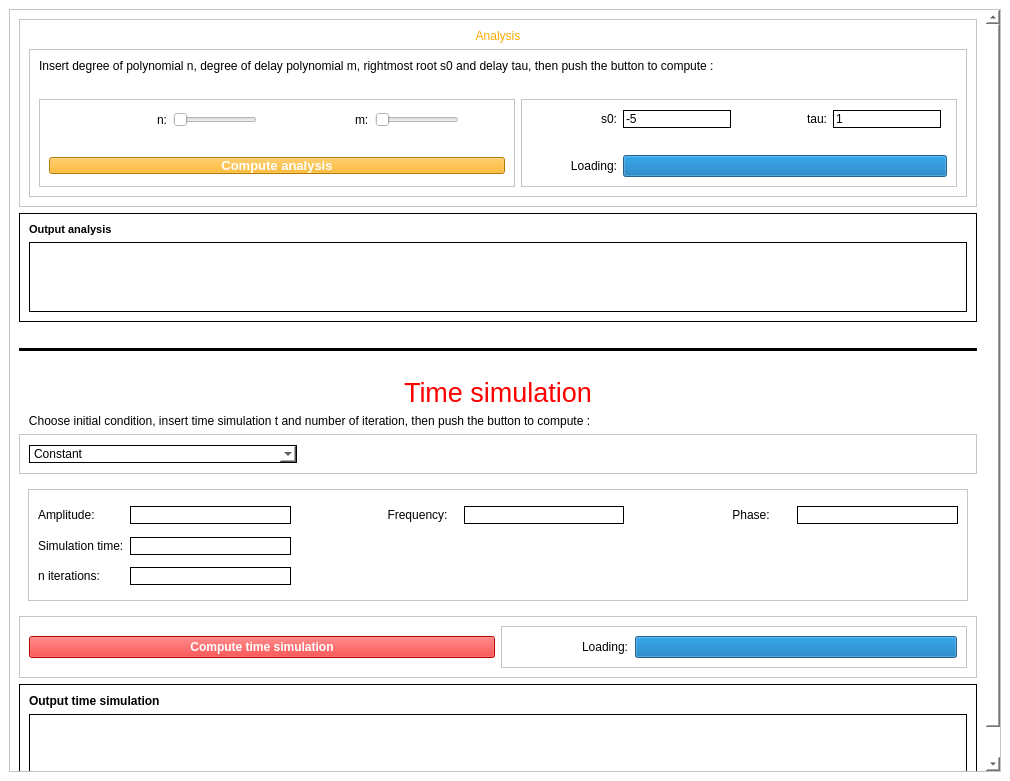
<?xml version="1.0" encoding="UTF-8"?>
<ui version="4.0">
 <class>MainWindow</class>
 <widget class="QMainWindow" name="MainWindow">
  <property name="geometry">
   <rect>
    <x>0</x>
    <y>0</y>
    <width>1010</width>
    <height>781</height>
   </rect>
  </property>
  <property name="font">
   <font>
    <weight>75</weight>
    <bold>true</bold>
   </font>
  </property>
  <property name="windowTitle">
   <string>MainWindow</string>
  </property>
  <property name="styleSheet">
   <string notr="true">background-color: rgb(255, 255, 255);</string>
  </property>
  <widget class="QWidget" name="centralwidget">
   <layout class="QVBoxLayout" name="verticalLayout">
    <item>
     <widget class="QScrollArea" name="scrollArea">
      <property name="widgetResizable">
       <bool>true</bool>
      </property>
      <widget class="QWidget" name="scrollAreaWidgetContents_2">
       <property name="geometry">
        <rect>
         <x>0</x>
         <y>0</y>
         <width>965</width>
         <height>979</height>
        </rect>
       </property>
       <layout class="QVBoxLayout" name="verticalLayout_7">
        <item>
         <widget class="QFrame" name="frame">
          <property name="contextMenuPolicy">
           <enum>Qt::NoContextMenu</enum>
          </property>
          <property name="styleSheet">
           <string notr="true">font: 20pt &quot;MS Shell Dlg 2&quot;;
padding: 0;
</string>
          </property>
          <property name="frameShape">
           <enum>QFrame::StyledPanel</enum>
          </property>
          <property name="frameShadow">
           <enum>QFrame::Raised</enum>
          </property>
          <layout class="QVBoxLayout" name="verticalLayout_2" stretch="0,0">
           <item>
            <widget class="QLabel" name="label">
             <property name="layoutDirection">
              <enum>Qt::LeftToRight</enum>
             </property>
             <property name="styleSheet">
              <string notr="true">color: rgb(255, 170, 0);

</string>
             </property>
             <property name="text">
              <string>Analysis</string>
             </property>
             <property name="alignment">
              <set>Qt::AlignCenter</set>
             </property>
            </widget>
           </item>
           <item>
            <widget class="QFrame" name="frame_2">
             <property name="styleSheet">
              <string notr="true">padding: 0;</string>
             </property>
             <property name="frameShape">
              <enum>QFrame::StyledPanel</enum>
             </property>
             <property name="frameShadow">
              <enum>QFrame::Raised</enum>
             </property>
             <layout class="QGridLayout" name="gridLayout">
              <item row="0" column="0" colspan="2">
               <widget class="QLabel" name="label_2">
                <property name="styleSheet">
                 <string notr="true">font: 9pt &quot;MS Shell Dlg 2&quot;;
</string>
                </property>
                <property name="text">
                 <string>Insert degree of polynomial n, degree of delay polynomial m, rightmost root s0 and delay tau, then push the button to compute :</string>
                </property>
               </widget>
              </item>
              <item row="2" column="1">
               <widget class="QFrame" name="frame_4">
                <property name="styleSheet">
                 <string notr="true"/>
                </property>
                <property name="frameShape">
                 <enum>QFrame::StyledPanel</enum>
                </property>
                <property name="frameShadow">
                 <enum>QFrame::Raised</enum>
                </property>
                <layout class="QGridLayout" name="gridLayout_3">
                 <item row="0" column="4">
                  <widget class="QLabel" name="label_6">
                   <property name="styleSheet">
                    <string notr="true">font: 8pt &quot;MS Shell Dlg 2&quot;;</string>
                   </property>
                   <property name="text">
                    <string>tau:</string>
                   </property>
                  </widget>
                 </item>
                 <item row="0" column="1">
                  <widget class="QLabel" name="label_5">
                   <property name="styleSheet">
                    <string notr="true">font: 8pt &quot;MS Shell Dlg 2&quot;;</string>
                   </property>
                   <property name="text">
                    <string>s0:</string>
                   </property>
                  </widget>
                 </item>
                 <item row="0" column="0">
                  <spacer name="horizontalSpacer_7">
                   <property name="orientation">
                    <enum>Qt::Horizontal</enum>
                   </property>
                   <property name="sizeHint" stdset="0">
                    <size>
                     <width>40</width>
                     <height>20</height>
                    </size>
                   </property>
                  </spacer>
                 </item>
                 <item row="0" column="3">
                  <spacer name="horizontalSpacer_4">
                   <property name="orientation">
                    <enum>Qt::Horizontal</enum>
                   </property>
                   <property name="sizeHint" stdset="0">
                    <size>
                     <width>40</width>
                     <height>20</height>
                    </size>
                   </property>
                  </spacer>
                 </item>
                 <item row="0" column="5">
                  <widget class="QLineEdit" name="lineEdit_2">
                   <property name="focusPolicy">
                    <enum>Qt::NoFocus</enum>
                   </property>
                   <property name="styleSheet">
                    <string notr="true">font: 8pt &quot;MS Shell Dlg 2&quot;;
border: 1px solid black;</string>
                   </property>
                   <property name="text">
                    <string>1</string>
                   </property>
                  </widget>
                 </item>
                 <item row="0" column="2">
                  <widget class="QLineEdit" name="lineEdit">
                   <property name="focusPolicy">
                    <enum>Qt::NoFocus</enum>
                   </property>
                   <property name="styleSheet">
                    <string notr="true">font: 8pt &quot;MS Shell Dlg 2&quot;;
border: 1px solid black;</string>
                   </property>
                   <property name="text">
                    <string>-5</string>
                   </property>
                  </widget>
                 </item>
                 <item row="2" column="2" colspan="5">
                  <widget class="QProgressBar" name="progressBar">
                   <property name="styleSheet">
                    <string notr="true">font: 8pt &quot;MS Shell Dlg 2&quot;;
progressBar::chunk{background-color:orange}
</string>
                   </property>
                   <property name="value">
                    <number>100</number>
                   </property>
                   <property name="textVisible">
                    <bool>false</bool>
                   </property>
                  </widget>
                 </item>
                 <item row="2" column="0" colspan="2">
                  <widget class="QLabel" name="label_7">
                   <property name="styleSheet">
                    <string notr="true">font: 8pt &quot;MS Shell Dlg 2&quot;;</string>
                   </property>
                   <property name="text">
                    <string>Loading:</string>
                   </property>
                   <property name="alignment">
                    <set>Qt::AlignRight|Qt::AlignTrailing|Qt::AlignVCenter</set>
                   </property>
                  </widget>
                 </item>
                 <item row="1" column="3">
                  <spacer name="horizontalSpacer_8">
                   <property name="orientation">
                    <enum>Qt::Horizontal</enum>
                   </property>
                   <property name="sizeHint" stdset="0">
                    <size>
                     <width>40</width>
                     <height>20</height>
                    </size>
                   </property>
                  </spacer>
                 </item>
                </layout>
               </widget>
              </item>
              <item row="1" column="0">
               <spacer name="horizontalSpacer_9">
                <property name="orientation">
                 <enum>Qt::Horizontal</enum>
                </property>
                <property name="sizeHint" stdset="0">
                 <size>
                  <width>40</width>
                  <height>20</height>
                 </size>
                </property>
               </spacer>
              </item>
              <item row="2" column="0">
               <widget class="QFrame" name="frame_3">
                <property name="styleSheet">
                 <string notr="true"/>
                </property>
                <property name="frameShape">
                 <enum>QFrame::StyledPanel</enum>
                </property>
                <property name="frameShadow">
                 <enum>QFrame::Raised</enum>
                </property>
                <layout class="QGridLayout" name="gridLayout_2" rowstretch="0,0,0,0" columnstretch="0,0,0,0,0,0,0,0">
                 <item row="1" column="3">
                  <spacer name="horizontalSpacer">
                   <property name="orientation">
                    <enum>Qt::Horizontal</enum>
                   </property>
                   <property name="sizeHint" stdset="0">
                    <size>
                     <width>40</width>
                     <height>20</height>
                    </size>
                   </property>
                  </spacer>
                 </item>
                 <item row="3" column="0" colspan="8">
                  <widget class="QPushButton" name="pushButton">
                   <property name="font">
                    <font>
                     <family>MS Shell Dlg 2</family>
                     <pointsize>10</pointsize>
                     <weight>75</weight>
                     <italic>false</italic>
                     <bold>true</bold>
                    </font>
                   </property>
                   <property name="styleSheet">
                    <string notr="true">font: 10pt &quot;MS Shell Dlg 2&quot;;
font-weight: bold;
background-color: rgb(255, 170, 0);
color: white;
</string>
                   </property>
                   <property name="text">
                    <string>Compute analysis</string>
                   </property>
                   <property name="autoDefault">
                    <bool>false</bool>
                   </property>
                   <property name="default">
                    <bool>false</bool>
                   </property>
                   <property name="flat">
                    <bool>false</bool>
                   </property>
                  </widget>
                 </item>
                 <item row="1" column="1">
                  <widget class="QLabel" name="label_4">
                   <property name="styleSheet">
                    <string notr="true">font: 8pt &quot;MS Shell Dlg 2&quot;;</string>
                   </property>
                   <property name="text">
                    <string>n:</string>
                   </property>
                  </widget>
                 </item>
                 <item row="1" column="4">
                  <spacer name="horizontalSpacer_3">
                   <property name="orientation">
                    <enum>Qt::Horizontal</enum>
                   </property>
                   <property name="sizeHint" stdset="0">
                    <size>
                     <width>40</width>
                     <height>20</height>
                    </size>
                   </property>
                  </spacer>
                 </item>
                 <item row="1" column="5">
                  <widget class="QLabel" name="label_3">
                   <property name="styleSheet">
                    <string notr="true">font: 8pt &quot;MS Shell Dlg 2&quot;;</string>
                   </property>
                   <property name="frameShadow">
                    <enum>QFrame::Sunken</enum>
                   </property>
                   <property name="text">
                    <string>m:</string>
                   </property>
                   <property name="alignment">
                    <set>Qt::AlignLeading|Qt::AlignLeft|Qt::AlignVCenter</set>
                   </property>
                  </widget>
                 </item>
                 <item row="2" column="2">
                  <spacer name="horizontalSpacer_5">
                   <property name="orientation">
                    <enum>Qt::Horizontal</enum>
                   </property>
                   <property name="sizeHint" stdset="0">
                    <size>
                     <width>40</width>
                     <height>20</height>
                    </size>
                   </property>
                  </spacer>
                 </item>
                 <item row="1" column="0">
                  <spacer name="horizontalSpacer_2">
                   <property name="orientation">
                    <enum>Qt::Horizontal</enum>
                   </property>
                   <property name="sizeHint" stdset="0">
                    <size>
                     <width>102</width>
                     <height>20</height>
                    </size>
                   </property>
                  </spacer>
                 </item>
                 <item row="1" column="7">
                  <spacer name="horizontalSpacer_6">
                   <property name="orientation">
                    <enum>Qt::Horizontal</enum>
                   </property>
                   <property name="sizeHint" stdset="0">
                    <size>
                     <width>40</width>
                     <height>20</height>
                    </size>
                   </property>
                  </spacer>
                 </item>
                 <item row="1" column="6">
                  <widget class="QSlider" name="horizontalSlider_2">
                   <property name="orientation">
                    <enum>Qt::Horizontal</enum>
                   </property>
                  </widget>
                 </item>
                 <item row="1" column="2">
                  <widget class="QSlider" name="horizontalSlider">
                   <property name="maximum">
                    <number>7</number>
                   </property>
                   <property name="orientation">
                    <enum>Qt::Horizontal</enum>
                   </property>
                  </widget>
                 </item>
                </layout>
               </widget>
              </item>
             </layout>
            </widget>
           </item>
          </layout>
         </widget>
        </item>
        <item>
         <widget class="QFrame" name="frame_5">
          <property name="styleSheet">
           <string notr="true">border: 1px solid black;</string>
          </property>
          <property name="frameShape">
           <enum>QFrame::StyledPanel</enum>
          </property>
          <property name="frameShadow">
           <enum>QFrame::Raised</enum>
          </property>
          <layout class="QVBoxLayout" name="verticalLayout_3">
           <item>
            <widget class="QLabel" name="label_13">
             <property name="font">
              <font>
               <family>MS Shell Dlg 2</family>
               <pointsize>8</pointsize>
               <weight>75</weight>
               <italic>false</italic>
               <bold>true</bold>
              </font>
             </property>
             <property name="styleSheet">
              <string notr="true">border: none;
font: 75 8pt &quot;MS Shell Dlg 2&quot;;
font-weight: bold;</string>
             </property>
             <property name="text">
              <string>Output analysis</string>
             </property>
            </widget>
           </item>
           <item>
            <widget class="QGraphicsView" name="graphicsView"/>
           </item>
          </layout>
         </widget>
        </item>
        <item>
         <spacer name="horizontalSpacer_13">
          <property name="orientation">
           <enum>Qt::Horizontal</enum>
          </property>
          <property name="sizeHint" stdset="0">
           <size>
            <width>40</width>
            <height>20</height>
           </size>
          </property>
         </spacer>
        </item>
        <item>
         <widget class="Line" name="line">
          <property name="frameShadow">
           <enum>QFrame::Plain</enum>
          </property>
          <property name="lineWidth">
           <number>5</number>
          </property>
          <property name="orientation">
           <enum>Qt::Horizontal</enum>
          </property>
         </widget>
        </item>
        <item>
         <spacer name="horizontalSpacer_14">
          <property name="orientation">
           <enum>Qt::Horizontal</enum>
          </property>
          <property name="sizeHint" stdset="0">
           <size>
            <width>40</width>
            <height>20</height>
           </size>
          </property>
         </spacer>
        </item>
        <item>
         <widget class="QLabel" name="label_8">
          <property name="font">
           <font>
            <pointsize>20</pointsize>
           </font>
          </property>
          <property name="styleSheet">
           <string notr="true">color: rgb(255, 0, 0);</string>
          </property>
          <property name="text">
           <string>Time simulation</string>
          </property>
          <property name="alignment">
           <set>Qt::AlignCenter</set>
          </property>
         </widget>
        </item>
        <item>
         <widget class="QLabel" name="label_9">
          <property name="text">
           <string>   Choose initial condition, insert time simulation t and number of iteration, then push the button to compute :</string>
          </property>
         </widget>
        </item>
        <item>
         <widget class="QFrame" name="frame_10">
          <property name="frameShape">
           <enum>QFrame::StyledPanel</enum>
          </property>
          <property name="frameShadow">
           <enum>QFrame::Raised</enum>
          </property>
          <layout class="QGridLayout" name="gridLayout_5" columnstretch="2,5">
           <item row="2" column="0">
            <widget class="QComboBox" name="comboBox">
             <property name="styleSheet">
              <string notr="true">border: 1px solid black;</string>
             </property>
             <item>
              <property name="text">
               <string>Constant</string>
              </property>
             </item>
             <item>
              <property name="text">
               <string>Polynomial</string>
              </property>
             </item>
             <item>
              <property name="text">
               <string>Exponential</string>
              </property>
             </item>
             <item>
              <property name="text">
               <string>Trigonometric</string>
              </property>
             </item>
            </widget>
           </item>
           <item row="2" column="1">
            <spacer name="horizontalSpacer_15">
             <property name="orientation">
              <enum>Qt::Horizontal</enum>
             </property>
             <property name="sizeHint" stdset="0">
              <size>
               <width>40</width>
               <height>20</height>
              </size>
             </property>
            </spacer>
           </item>
          </layout>
         </widget>
        </item>
        <item>
         <widget class="QStackedWidget" name="stackedWidget">
          <property name="styleSheet">
           <string notr="true"/>
          </property>
          <property name="currentIndex">
           <number>3</number>
          </property>
          <widget class="QWidget" name="page">
           <layout class="QVBoxLayout" name="verticalLayout_5">
            <item>
             <widget class="QFrame" name="frame_6">
              <property name="frameShape">
               <enum>QFrame::StyledPanel</enum>
              </property>
              <property name="frameShadow">
               <enum>QFrame::Raised</enum>
              </property>
              <layout class="QGridLayout" name="gridLayout_4">
               <item row="4" column="5">
                <spacer name="horizontalSpacer_11">
                 <property name="orientation">
                  <enum>Qt::Horizontal</enum>
                 </property>
                 <property name="sizeHint" stdset="0">
                  <size>
                   <width>40</width>
                   <height>20</height>
                  </size>
                 </property>
                </spacer>
               </item>
               <item row="4" column="4">
                <spacer name="horizontalSpacer_10">
                 <property name="orientation">
                  <enum>Qt::Horizontal</enum>
                 </property>
                 <property name="sizeHint" stdset="0">
                  <size>
                   <width>40</width>
                   <height>20</height>
                  </size>
                 </property>
                </spacer>
               </item>
               <item row="5" column="1">
                <widget class="QLineEdit" name="lineEdit_5">
                 <property name="styleSheet">
                  <string notr="true">border: 1px solid black;</string>
                 </property>
                 <property name="text">
                  <string>10000</string>
                 </property>
                </widget>
               </item>
               <item row="2" column="1">
                <widget class="QLineEdit" name="lineEdit_3">
                 <property name="styleSheet">
                  <string notr="true">border: 1px solid black;</string>
                 </property>
                 <property name="text">
                  <string>1</string>
                 </property>
                </widget>
               </item>
               <item row="4" column="1">
                <widget class="QLineEdit" name="lineEdit_4">
                 <property name="styleSheet">
                  <string notr="true">border: 1px solid black;</string>
                 </property>
                 <property name="text">
                  <string>10</string>
                 </property>
                </widget>
               </item>
               <item row="2" column="0">
                <widget class="QLabel" name="label_10">
                 <property name="text">
                  <string>Constant:</string>
                 </property>
                </widget>
               </item>
               <item row="4" column="0">
                <widget class="QLabel" name="label_11">
                 <property name="text">
                  <string>Simulation time:</string>
                 </property>
                </widget>
               </item>
               <item row="5" column="0">
                <widget class="QLabel" name="label_12">
                 <property name="text">
                  <string>n iterations:</string>
                 </property>
                </widget>
               </item>
               <item row="4" column="3">
                <spacer name="horizontalSpacer_16">
                 <property name="orientation">
                  <enum>Qt::Horizontal</enum>
                 </property>
                 <property name="sizeHint" stdset="0">
                  <size>
                   <width>40</width>
                   <height>20</height>
                  </size>
                 </property>
                </spacer>
               </item>
               <item row="4" column="2">
                <spacer name="horizontalSpacer_21">
                 <property name="orientation">
                  <enum>Qt::Horizontal</enum>
                 </property>
                 <property name="sizeHint" stdset="0">
                  <size>
                   <width>40</width>
                   <height>20</height>
                  </size>
                 </property>
                </spacer>
               </item>
              </layout>
             </widget>
            </item>
           </layout>
          </widget>
          <widget class="QWidget" name="page_2">
           <layout class="QVBoxLayout" name="verticalLayout_6">
            <item>
             <widget class="QFrame" name="frame_11">
              <property name="frameShape">
               <enum>QFrame::StyledPanel</enum>
              </property>
              <property name="frameShadow">
               <enum>QFrame::Raised</enum>
              </property>
              <layout class="QGridLayout" name="gridLayout_6">
               <item row="2" column="2">
                <widget class="QLineEdit" name="lineEdit_8">
                 <property name="styleSheet">
                  <string notr="true">border: 1px solid black;</string>
                 </property>
                </widget>
               </item>
               <item row="3" column="2">
                <widget class="QLineEdit" name="lineEdit_9">
                 <property name="styleSheet">
                  <string notr="true">border: 1px solid black;</string>
                 </property>
                </widget>
               </item>
               <item row="0" column="4">
                <spacer name="horizontalSpacer_19">
                 <property name="orientation">
                  <enum>Qt::Horizontal</enum>
                 </property>
                 <property name="sizeHint" stdset="0">
                  <size>
                   <width>40</width>
                   <height>20</height>
                  </size>
                 </property>
                </spacer>
               </item>
               <item row="0" column="5">
                <spacer name="horizontalSpacer_18">
                 <property name="orientation">
                  <enum>Qt::Horizontal</enum>
                 </property>
                 <property name="sizeHint" stdset="0">
                  <size>
                   <width>40</width>
                   <height>20</height>
                  </size>
                 </property>
                </spacer>
               </item>
               <item row="1" column="0">
                <widget class="QLabel" name="label_17">
                 <property name="text">
                  <string>a0:</string>
                 </property>
                 <property name="alignment">
                  <set>Qt::AlignLeading|Qt::AlignLeft|Qt::AlignVCenter</set>
                 </property>
                </widget>
               </item>
               <item row="0" column="0">
                <widget class="QLabel" name="label_16">
                 <property name="text">
                  <string>degree:</string>
                 </property>
                </widget>
               </item>
               <item row="0" column="2">
                <widget class="QComboBox" name="comboBox_2">
                 <property name="styleSheet">
                  <string notr="true">border: 1px solid black;</string>
                 </property>
                 <item>
                  <property name="text">
                   <string>1</string>
                  </property>
                 </item>
                 <item>
                  <property name="text">
                   <string>2</string>
                  </property>
                 </item>
                 <item>
                  <property name="text">
                   <string>3</string>
                  </property>
                 </item>
                 <item>
                  <property name="text">
                   <string>4</string>
                  </property>
                 </item>
                 <item>
                  <property name="text">
                   <string>5</string>
                  </property>
                 </item>
                 <item>
                  <property name="text">
                   <string>6</string>
                  </property>
                 </item>
                 <item>
                  <property name="text">
                   <string>7</string>
                  </property>
                 </item>
                </widget>
               </item>
               <item row="1" column="2">
                <widget class="QLineEdit" name="lineEdit_7">
                 <property name="styleSheet">
                  <string notr="true">border: 1px solid black;</string>
                 </property>
                </widget>
               </item>
               <item row="2" column="0">
                <widget class="QLabel" name="label_18">
                 <property name="text">
                  <string>Simulation time:</string>
                 </property>
                </widget>
               </item>
               <item row="3" column="0">
                <widget class="QLabel" name="label_19">
                 <property name="text">
                  <string>n iterations:</string>
                 </property>
                </widget>
               </item>
               <item row="0" column="6">
                <spacer name="horizontalSpacer_17">
                 <property name="orientation">
                  <enum>Qt::Horizontal</enum>
                 </property>
                 <property name="sizeHint" stdset="0">
                  <size>
                   <width>40</width>
                   <height>20</height>
                  </size>
                 </property>
                </spacer>
               </item>
               <item row="0" column="3">
                <spacer name="horizontalSpacer_20">
                 <property name="orientation">
                  <enum>Qt::Horizontal</enum>
                 </property>
                 <property name="sizeHint" stdset="0">
                  <size>
                   <width>40</width>
                   <height>20</height>
                  </size>
                 </property>
                </spacer>
               </item>
              </layout>
             </widget>
            </item>
           </layout>
          </widget>
          <widget class="QWidget" name="page_3">
           <layout class="QHBoxLayout" name="horizontalLayout_3">
            <item>
             <widget class="QFrame" name="frame_12">
              <property name="frameShape">
               <enum>QFrame::StyledPanel</enum>
              </property>
              <property name="frameShadow">
               <enum>QFrame::Raised</enum>
              </property>
              <layout class="QGridLayout" name="gridLayout_7">
               <item row="1" column="0">
                <widget class="QLabel" name="label_21">
                 <property name="text">
                  <string>Simulation time:</string>
                 </property>
                </widget>
               </item>
               <item row="0" column="4">
                <widget class="QLineEdit" name="lineEdit_12">
                 <property name="styleSheet">
                  <string notr="true">border: 1px solid black;</string>
                 </property>
                 <property name="text">
                  <string>1</string>
                 </property>
                </widget>
               </item>
               <item row="2" column="0">
                <widget class="QLabel" name="label_22">
                 <property name="text">
                  <string>n iterations:</string>
                 </property>
                </widget>
               </item>
               <item row="0" column="1">
                <widget class="QLineEdit" name="lineEdit_6">
                 <property name="styleSheet">
                  <string notr="true">border: 1px solid black;</string>
                 </property>
                 <property name="text">
                  <string>1</string>
                 </property>
                </widget>
               </item>
               <item row="0" column="0">
                <widget class="QLabel" name="label_20">
                 <property name="text">
                  <string>Exponant:</string>
                 </property>
                </widget>
               </item>
               <item row="0" column="6">
                <spacer name="horizontalSpacer_23">
                 <property name="orientation">
                  <enum>Qt::Horizontal</enum>
                 </property>
                 <property name="sizeHint" stdset="0">
                  <size>
                   <width>40</width>
                   <height>20</height>
                  </size>
                 </property>
                </spacer>
               </item>
               <item row="0" column="3">
                <widget class="QLabel" name="label_23">
                 <property name="text">
                  <string>Gain:</string>
                 </property>
                </widget>
               </item>
               <item row="1" column="1">
                <widget class="QLineEdit" name="lineEdit_10">
                 <property name="styleSheet">
                  <string notr="true">border: 1px solid black;</string>
                 </property>
                 <property name="text">
                  <string>10</string>
                 </property>
                </widget>
               </item>
               <item row="2" column="1">
                <widget class="QLineEdit" name="lineEdit_11">
                 <property name="styleSheet">
                  <string notr="true">border: 1px solid black;</string>
                 </property>
                 <property name="text">
                  <string>10000</string>
                 </property>
                </widget>
               </item>
               <item row="0" column="2">
                <spacer name="horizontalSpacer_22">
                 <property name="orientation">
                  <enum>Qt::Horizontal</enum>
                 </property>
                 <property name="sizeHint" stdset="0">
                  <size>
                   <width>40</width>
                   <height>20</height>
                  </size>
                 </property>
                </spacer>
               </item>
               <item row="0" column="5">
                <spacer name="horizontalSpacer_24">
                 <property name="orientation">
                  <enum>Qt::Horizontal</enum>
                 </property>
                 <property name="sizeHint" stdset="0">
                  <size>
                   <width>40</width>
                   <height>20</height>
                  </size>
                 </property>
                </spacer>
               </item>
              </layout>
             </widget>
            </item>
           </layout>
          </widget>
          <widget class="QWidget" name="page_4">
           <layout class="QHBoxLayout" name="horizontalLayout_4">
            <item>
             <widget class="QFrame" name="frame_13">
              <property name="frameShape">
               <enum>QFrame::StyledPanel</enum>
              </property>
              <property name="frameShadow">
               <enum>QFrame::Raised</enum>
              </property>
              <layout class="QGridLayout" name="gridLayout_8" columnstretch="1,2,1,1,2,1,1,2">
               <item row="2" column="1">
                <widget class="QLineEdit" name="lineEdit_15">
                 <property name="styleSheet">
                  <string notr="true">border: 1px solid black;</string>
                 </property>
                </widget>
               </item>
               <item row="0" column="0">
                <widget class="QLabel" name="label_24">
                 <property name="text">
                  <string>Amplitude:</string>
                 </property>
                </widget>
               </item>
               <item row="2" column="0">
                <widget class="QLabel" name="label_26">
                 <property name="text">
                  <string>n iterations:</string>
                 </property>
                </widget>
               </item>
               <item row="0" column="6">
                <widget class="QLabel" name="label_28">
                 <property name="text">
                  <string>Phase:</string>
                 </property>
                 <property name="alignment">
                  <set>Qt::AlignCenter</set>
                 </property>
                </widget>
               </item>
               <item row="0" column="3">
                <widget class="QLabel" name="label_27">
                 <property name="text">
                  <string>Frequency:</string>
                 </property>
                 <property name="alignment">
                  <set>Qt::AlignCenter</set>
                 </property>
                </widget>
               </item>
               <item row="0" column="4">
                <widget class="QLineEdit" name="lineEdit_16">
                 <property name="styleSheet">
                  <string notr="true">border: 1px solid black;</string>
                 </property>
                </widget>
               </item>
               <item row="0" column="1">
                <widget class="QLineEdit" name="lineEdit_13">
                 <property name="styleSheet">
                  <string notr="true">border: 1px solid black;</string>
                 </property>
                </widget>
               </item>
               <item row="1" column="0">
                <widget class="QLabel" name="label_25">
                 <property name="text">
                  <string>Simulation time:</string>
                 </property>
                </widget>
               </item>
               <item row="1" column="1">
                <widget class="QLineEdit" name="lineEdit_14">
                 <property name="styleSheet">
                  <string notr="true">border: 1px solid black;</string>
                 </property>
                </widget>
               </item>
               <item row="0" column="2">
                <spacer name="horizontalSpacer_25">
                 <property name="orientation">
                  <enum>Qt::Horizontal</enum>
                 </property>
                 <property name="sizeHint" stdset="0">
                  <size>
                   <width>40</width>
                   <height>20</height>
                  </size>
                 </property>
                </spacer>
               </item>
               <item row="0" column="5">
                <spacer name="horizontalSpacer_26">
                 <property name="orientation">
                  <enum>Qt::Horizontal</enum>
                 </property>
                 <property name="sizeHint" stdset="0">
                  <size>
                   <width>40</width>
                   <height>20</height>
                  </size>
                 </property>
                </spacer>
               </item>
               <item row="0" column="7">
                <widget class="QLineEdit" name="lineEdit_17">
                 <property name="styleSheet">
                  <string notr="true">border: 1px solid black;</string>
                 </property>
                </widget>
               </item>
              </layout>
             </widget>
            </item>
           </layout>
          </widget>
         </widget>
        </item>
        <item>
         <widget class="QFrame" name="frame_8">
          <property name="frameShape">
           <enum>QFrame::StyledPanel</enum>
          </property>
          <property name="frameShadow">
           <enum>QFrame::Raised</enum>
          </property>
          <layout class="QHBoxLayout" name="horizontalLayout" stretch="1,1">
           <item>
            <widget class="QPushButton" name="pushButton_2">
             <property name="styleSheet">
              <string notr="true">background-color: rgb(255, 0, 0);
color: white;
font-weight: bold;</string>
             </property>
             <property name="text">
              <string>Compute time simulation</string>
             </property>
            </widget>
           </item>
           <item>
            <widget class="QFrame" name="frame_9">
             <property name="frameShape">
              <enum>QFrame::StyledPanel</enum>
             </property>
             <property name="frameShadow">
              <enum>QFrame::Raised</enum>
             </property>
             <layout class="QHBoxLayout" name="horizontalLayout_2" stretch="2,1,9">
              <item>
               <spacer name="horizontalSpacer_12">
                <property name="orientation">
                 <enum>Qt::Horizontal</enum>
                </property>
                <property name="sizeHint" stdset="0">
                 <size>
                  <width>72</width>
                  <height>20</height>
                 </size>
                </property>
               </spacer>
              </item>
              <item>
               <widget class="QLabel" name="label_15">
                <property name="text">
                 <string>Loading:</string>
                </property>
               </widget>
              </item>
              <item>
               <widget class="QProgressBar" name="progressBar_2">
                <property name="value">
                 <number>100</number>
                </property>
                <property name="textVisible">
                 <bool>false</bool>
                </property>
               </widget>
              </item>
             </layout>
            </widget>
           </item>
          </layout>
         </widget>
        </item>
        <item>
         <widget class="QFrame" name="frame_7">
          <property name="styleSheet">
           <string notr="true">border: 1px solid black;
</string>
          </property>
          <property name="frameShape">
           <enum>QFrame::StyledPanel</enum>
          </property>
          <property name="frameShadow">
           <enum>QFrame::Raised</enum>
          </property>
          <layout class="QVBoxLayout" name="verticalLayout_4">
           <item>
            <widget class="QLabel" name="label_14">
             <property name="styleSheet">
              <string notr="true">border: none;
font-weight: bold;</string>
             </property>
             <property name="text">
              <string>Output time simulation</string>
             </property>
            </widget>
           </item>
           <item>
            <widget class="QGraphicsView" name="graphicsView_2"/>
           </item>
          </layout>
         </widget>
        </item>
       </layout>
      </widget>
     </widget>
    </item>
   </layout>
  </widget>
  <widget class="QMenuBar" name="menubar">
   <property name="geometry">
    <rect>
     <x>0</x>
     <y>0</y>
     <width>1010</width>
     <height>26</height>
    </rect>
   </property>
  </widget>
 </widget>
 <resources/>
 <connections/>
</ui>
